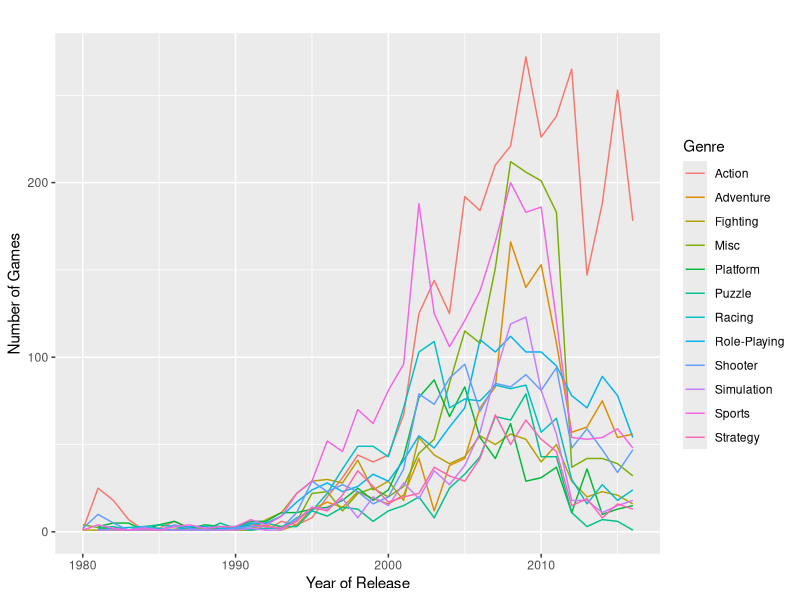
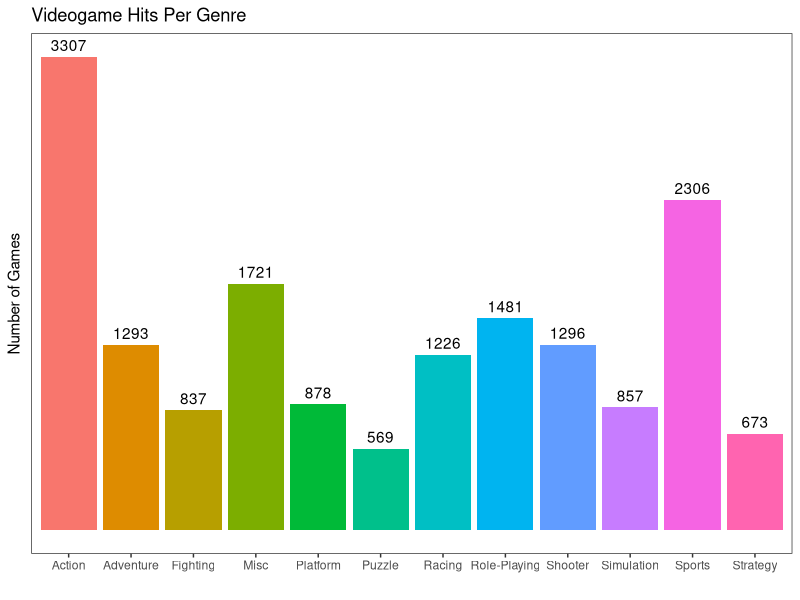

The R source for these figures, in order:
# Byronie Richards 
# u-572445

## Load packages ---------------------------------------------------------------
library(dplyr)
library(ggplot2)

## Load data -------------------------------------------------------------------
videogames <- read.delim("./input/videogames.txt", stringsAsFactors = FALSE)

## Exercise 1 -----------------------------------------------------------------
colNames <- colnames(videogames)

onlyGlobalSalesVideogames <- videogames

onlyGlobalSalesVideogames[ , grepl('Sales', names(onlyGlobalSalesVideogames), 
fixed=TRUE) & names(onlyGlobalSalesVideogames) != 'Global_Sales'] <- NULL

answer1 <- onlyGlobalSalesVideogames[onlyGlobalSalesVideogames$Global_Sales >= 1
, ]

# print(answer1[answer1$Global_Sales < 1, ])


## Exercise 2 -----------------------------------------------------------------

videogamesWithAVGScore <- videogames
videogamesWithAVGScore$Average_Score <- ((videogamesWithAVGScore$Critic_Score / 
10) + videogamesWithAVGScore$User_Score) / 2
# str(videogamesWithAVGScore)

answer2 <- videogamesWithAVGScore
# str(answer2)

## Exercise 3 -----------------------------------------------------------------

PlaformsAndGlobalSales <- videogames[ , names(videogames) == 'Name' | 
names(videogames) == 'Global_Sales'] %>% group_by(Name) %>%
                         summarise(Global_Sales = sum(Global_Sales), 
                         Num_Platforms = n())


answer3 <- PlaformsAndGlobalSales
# str(answer3)


## Exercise 4 -----------------------------------------------------------------

NoKAVideogames <- videogames
NoKAVideogames$Rating[NoKAVideogames$Rating == 'K-A'] <- 'E10+'

answer4 <- NoKAVideogames
# print(answer4[answer4$Rating == 'K-A', ])

## Exercise 5 -----------------------------------------------------------------

WiiUScores <- videogames[ videogames$Platform == 'WiiU' , 
names(videogames) == 'Platform' | names(videogames) == 'Critic_Score' | 
names(videogames) == 'User_Score' | names(videogames) == 'Critic_Count' | 
names(videogames) == 'User_Count']

# str(WiiUScores)

answer5 <- ggplot() + 
    geom_point(data = WiiUScores, mapping = aes(y = Critic_Score, 
    x = User_Score, color = Critic_Count, size = User_Count)) + 
    labs(title="WiiU Critic Scores by User Scores", x="Users' Scores",
     y="Critics' Scores", color="Critic Count", size = "User Count") + 
    scale_color_continuous(low = "white", high = "black")
 #answer5

## Exercise 6 -----------------------------------------------------------------

videogameRatings <- videogames[, names(videogames) == 'Name' | 
names(videogames) == 'Rating']

# str(videogameRatings)


answer6 = ggplot(data = videogameRatings, mapping = aes( x = Rating)) + 
            geom_bar() + 
            scale_x_discrete(limits = c("E", "E10+", "T", "M"), 
            labels = c("Everyone", "Everyone 10+", "Teen", "Mature")) + 
            labs( x = 'Ratings', y = 'Number of Games', 
            title = 'Number of Games per Rating')
# answer6

## Exercise 7 -----------------------------------------------------------------

UbiAct <- videogames[videogames$Publisher == 'Ubisoft' | 
videogames$Publisher == 'Activision', names(videogames) == 'Genre' | 
names(videogames) == 'Publisher']
UbiAct <- na.omit(UbiAct)

answer7 <- ggplot(data = UbiAct, mapping = aes( x = Publisher, fill = Genre)) + 
geom_bar(position = "dodge") + labs( y = 'Genre', x = 'Number of Publishes', 
title = "Number of Publishes per Genre for 'Ubisoft' and 'Activision'")
# answer7

## Exercise 8 -----------------------------------------------------------------

GenreCritics <- videogames[ , names(videogames) == 'Genre' | 
names(videogames) == 'Critic_Score']

 #str(GenreCritics)

answer8 <- ggplot(data = GenreCritics, mapping = aes( x = Genre, 
y = Critic_Score)) + geom_boxplot(fill = "skyblue", notch = TRUE) + 
labs(x = 'Genre', y = 'Critic Scores', 
title = 'Distribution of Critic Scores by Genre')
 #answer8

## Exercise 9 -----------------------------------------------------------------

legoGames <- videogames[grepl('LEGO', videogames$Name, 
ignore.case = TRUE) , 
names(videogames) == 'Name' | names(videogames) == 'User_Score' | 
names(videogames) == 'Global_Sales'] 
User_Score_Mean <- mean(na.omit(legoGames[['User_Score']]))
Total_Global_Sales <- sum(na.omit(legoGames[['Global_Sales']]))
All_LEGO_Games <- select(legoGames, Name) %>% 
    group_by(Name) %>%
    distinct()

# str(legoGames)

list(
        user_score_mean = User_Score_Mean, 
        total_global_sales = Total_Global_Sales,
        all_lego_games = All_LEGO_Games
    )



## Exercise 10 -----------------------------------------------------------------

numGamesPerYear <- videogames[ videogames$Year_of_Release == 
max(videogames$Year_of_Release), 
                    names(videogames) == 'Year_of_Release' | 
                    names(videogames) == 'Genre'] %>%
                group_by(Genre) %>% 
                summarise( GamesPerYear = n())

# str(numGamesPerYear)

ggplot(data = videogames , mapping = aes(x = Year_of_Release, 
color=Genre)) + 
labs( x = 'Year of Release', y = 'Number of Games', title='') + 
scale_color_discrete(breaks = numGamesPerYear$Genre) +
geom_line(stat = "count")



## Exercise 11 -----------------------------------------------------------------

gameGenre <- videogames[ , names(videogames) == 'Name' | 
names(videogames) == 'Genre']

gameGenre <- transform(gameGenre, NumOfGames = ave(seq(nrow(gameGenre)), Genre, 
FUN=length))
gameGenre <- gameGenre %>% count(Genre, NumOfGames)


# str(gameGenre)

ggplot(data = gameGenre, 
mapping = aes(y = as(NumOfGames, 'integer'), x = Genre, fill=Genre )) + 
geom_col() + labs( x = "", y = "Number of Games", 
title="Videogame Hits Per Genre") + 
theme_bw() +
theme(legend.position="none", panel.grid = element_blank(), 
axis.text.y=element_blank(), axis.ticks.y = element_blank()) + 
geom_text(aes(label=NumOfGames), vjust=-0.5)




